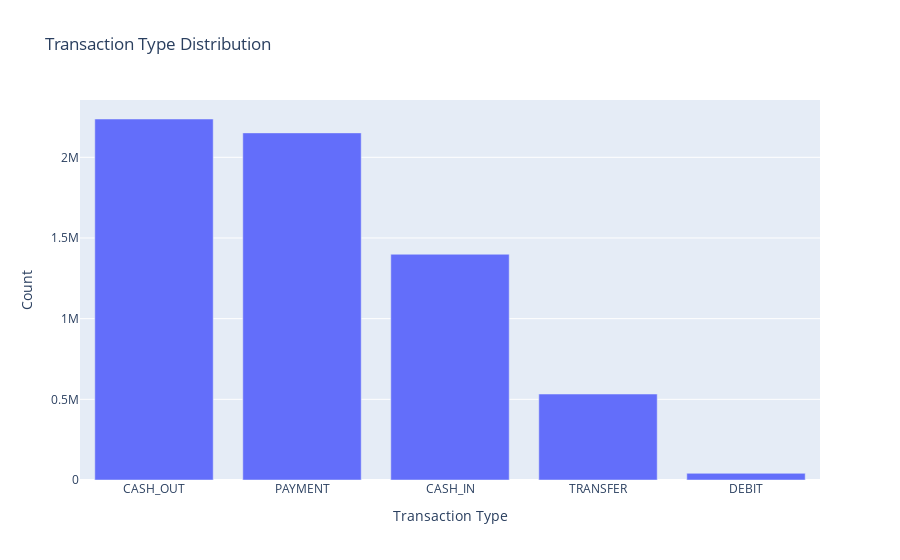

Notebook code for this chart:
### Code cell
fig2.show()

### Figure 1 — Plotly figure (JSON) as saved in the notebook; plotly's stock layout.template omitted (floating-point values rounded to 4 significant figures)
{"data": [{"alignmentgroup": "True", "hovertemplate": "Transaction Type=%{x}<br>Count=%{y}<extra></extra>", "legendgroup": "", "marker": {"color": "#636efa", "pattern": {"shape": ""}}, "name": "", "offsetgroup": "", "orientation": "v", "showlegend": false, "textposition": "auto", "type": "bar", "x": ["CASH_OUT", "PAYMENT", "CASH_IN", "TRANSFER", "DEBIT"], "xaxis": "x", "y": [2237500, 2151495, 1399284, 532909, 41432], "yaxis": "y"}], "layout": {"barmode": "relative", "legend": {"tracegroupgap": 0}, "title": {"text": "Transaction Type Distribution"}, "xaxis": {"anchor": "y", "domain": [0, 1], "title": {"text": "Transaction Type"}}, "yaxis": {"anchor": "x", "domain": [0, 1], "title": {"text": "Count"}}}}
